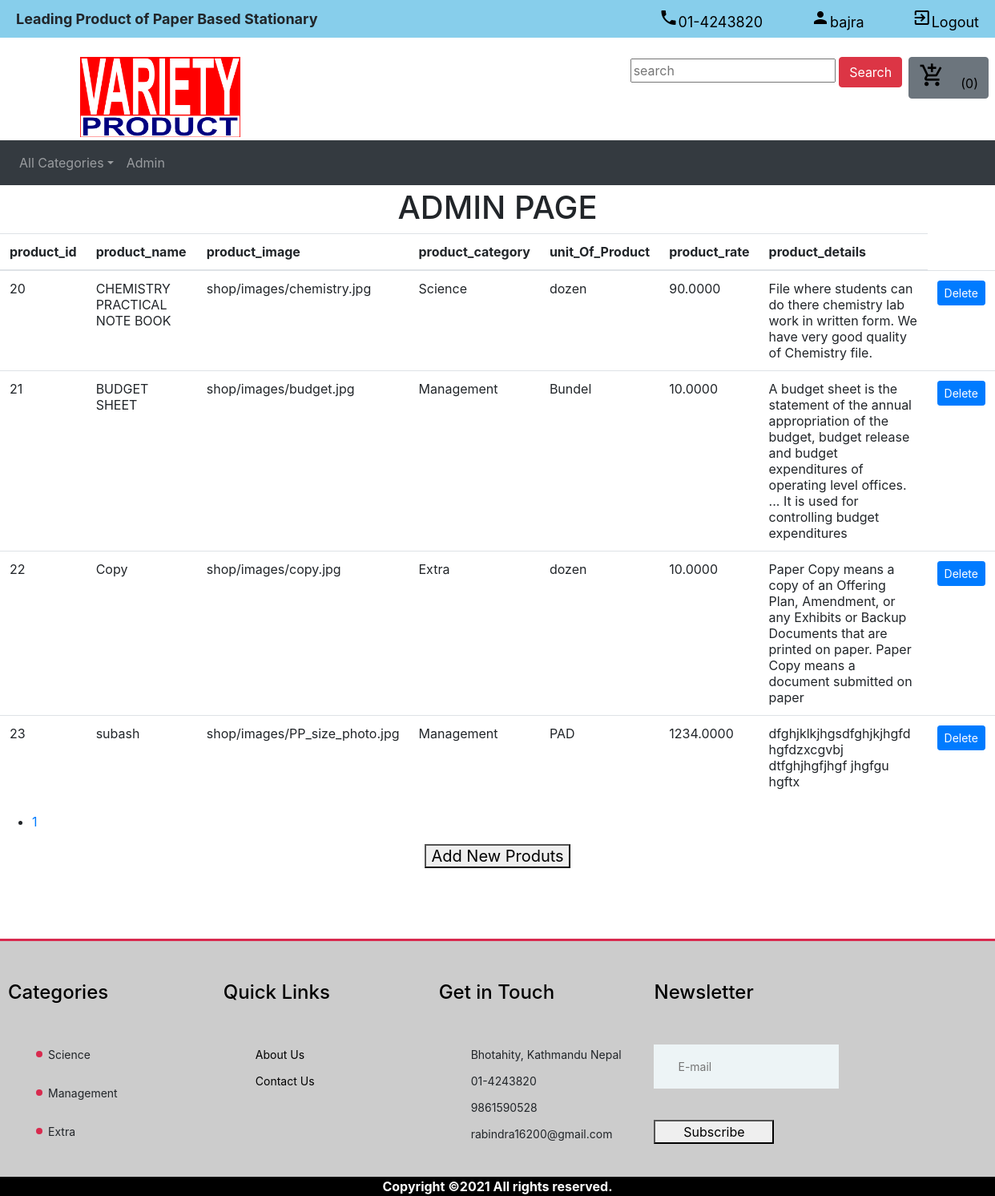
/product_list/ (signed in), run on the app's committed database.
### shop/models.py (models this page shows, shortened)
class Product(models.Model):
    product_id = models.AutoField(primary_key=True)
    product_name = models.CharField(max_length=100)
    product_image = models.ImageField(upload_to="shop/images", default="")
    product_category = models.CharField(max_length=50)
    unit_Of_Product = models.CharField(max_length=25)
    product_rate = models.DecimalField(decimal_places=4, max_digits=50)
    product_details = models.TextField()

### shop/views.py (the view)
# urls.py: path("product_list/", views.product_list, name="product_list"),
def product_list(request):
    product_list = Product.objects.all()
    paginator = Paginator(product_list, 5)
    try:
        page = int(request.GET.get('page', '1'))
    except:
        page = 1
    try:
        products = paginator.page(page)
    except(EmptyPage, InvalidPade):
        products = paginator.page(paginator.num_pages)
    return render(request, "main/product_list.html", {"products": products})

### shop/templates/main/product_list.html (shortened to what this page needs)
{% extends 'main/header.html' %}
{% block content %}
{% load static %}
<h1 align="center">ADMIN PAGE</h1>
<table class="table table-hover">
<thead>
	<tr>
		<th scope="col">product_id</th>
		<th scope="col">product_name</th>
		<th scope="col">product_image</th>
		<th scope="col">product_category </th>
        <th scope="col">unit_Of_Product</th>
        <th scope="col">product_rate</th>
        <th scope="col">product_details</th>
	</tr>
</thead>
<tbody>
	{% for product in products %}
	<tr>
		<td>{{product.product_id}}</td>
		<td>{{product.product_name}}</td>
        <td>{{product.product_image}}</td>
        <td>{{product.product_category}}</td>
        <td>{{product.unit_Of_Product}}</td>
        <td>{{product.product_rate}}</td>
        <td>{{product.product_details}}</td>
		<td>
			<form method="POST" action="{% url 'main:delete_product' product.pk%}">
		    <button type="submit" class="btn btn-primary btn-sm">Delete</button>
			</form>
		</td>
	</tr>
	{% endfor %}
</tbody>
</table>
<div class="pagination">
	<ul>
		{% for pg in products.paginator.page_range %}
			{% if products.number == pg %}
				<li class="active"><a href="?page={{ pg }}" > {{ pg }}</a></li>
			{% else %}
				<li><a href="?page={{ pg }}" > {{ pg }}</a></li>
		{% endif %}
		{% endfor %}
	</ul>
</div>
<h5 align="center"><button><a href="/crud">Add New Produts</a></button></h5>
{% endblock %}

### shop/templates/main/header.html (shortened to what this page needs)
{% load static %}
<head>
    <link rel="stylesheet" href="https://stackpath.bootstrapcdn.com/bootstrap/4.2.1/css/bootstrap.min.css"
>
</head>
<body>
    <div class="blue">
        <b>Leading Product of Paper Based Stationary</b>
        <ul class="nav" >
              <li ><a><i class="material-icons left">local_phone</i>01-4243820</a></li>
              {% if user.is_authenticated %}
                  <li ><a  href="/account"><i class="material-icons left">person</i>{{user.username}}</a></li>
                  <li ><a href="/logout"><i class="material-icons right">exit_to_app</i>Logout</a></li>
              {% else %}
                  <li ><a href="/login"><i class="material-icons left">exit_to_app</i>Login</a></li>
                  <li><a href="/register"><i class="material-icons left">exit_to_app</i> Register</a></li>
              {% endif %}
        </ul>
    </div>
  <br>
    <div >
        <a href="/" style="float:left; padding-left: 100px;"><img src="{% static 'logo.jpg' %}" alt="logo" height="100pt" width="200pt" ></a>
        <button type="button" class="btn btn-secondary mx-2" id="popcart" data-container="body" data-toggle="popover"
                data-placement="bottom" data-html="true" data-content="Vivamussagittis lacus vel augue laoreet rutrum faucibus."
                style="float:right;">
            {% if user.is_authenticated  %}
                <a  href="/cart"><i class="material-icons right" style="padding-right:20px; font-size: 2rem; ">add_shopping_cart</i>(<span id="cart">0</span>)</a>
                {% else %}
                <a  href="/login"><i class="material-icons right" style="padding-right:20px; font-size: 2rem; ">add_shopping_cart</i>(<span id="cart">0</span>)</a>
            {% endif %}
        </button>
        <form class="search-bar" style="float:right;" method="get" action="">
            <input type="text" name="q" placeholder="search" value="{{query}}" >
            <button class="btn btn-danger" type="submit">Search</button>
        </form>
    </div>
    <br>
    <nav class="navbar navbar-expand-lg navbar-dark bg-dark my-1">
        <div class="collapse navbar-collapse" id="navbarSupportedContent">
            <ul class="navbar-nav mr-auto">
                <li class="nav-item dropdown">
                    <a class="nav-link dropdown-toggle" href="#" id="navbarDropdown" role="button" data-toggle="dropdown"
                       aria-haspopup="true" aria-expanded="false">All Categories</a>
                </li>
                {% if user.is_authenticated %}
                    <li class="nav-item">
                        <a class="nav-link" href="/product_list">Admin</a>
                    </li>
                {% endif %}
            </ul>
        </div>
    </nav>
  {% block content %}
  {% endblock %}
<div style="padding-top:80px;">
    <footer class="footer-section ">
        <div class="footer-top">
            <div class="footer-warp">
                <div class="row">
                    <div class="widget-item">
                        <h4>Categories</h4>
                        <ul class="contact-list">
                            <li>Science</li>
                            <li>Management</li>
                            <li>Extra</li>
                        </ul>
                    </div>
                    <div class="widget-item">
                        <h4>Quick Links</h4>
                        <ul>
                            <li><a href="/about">About Us</a></li>
                            <li><a href="/contact">Contact Us</a></li>
                        </ul>
                    </div>
                    <div class="widget-item">
                        <h4>Get in Touch</h4>
                        <ul>
                            <li>Bhotahity, Kathmandu Nepal</li>
                            <li>01-4243820</li>
                            <li>9861590528</li>
                            <li> rabindra16200@gmail.com</li>
                        </ul>
                    </div>
                    <div class="widget-item">
                        <h4>Newsletter</h4>
                        <form class="footer-newslatter">
                            <input type="email" placeholder="E-mail">
                            <button class="site-btn">Subscribe</button>
                        </form>
                    </div>
                </div>
            </div>
        </div>
        <div>
            <div>
                <div style="color: white; text-align: center; background-color: black; ">
                    <b>Copyright &copy;<script>document.write(new Date().getFullYear());</script> All rights reserved. </b>
                </div>
            </div>
        </div>
    </footer>
</div>
</body>

### shop/templates/main/header.html (style rules this page uses)
button a { color:black; }
.blue { background-color:#87ceeb; padding: 10px 20px; font-size: large; }
.nav { float:right; }
.nav li, .nav a { color: black; text-decoration: none; padding-left: 30px; }
.nav li, .nav a { color: black; text-decoration: none; }
.footer-section { border-top: 3px solid #d82a4e; padding-top: 50px; background:#cccccc; }
.footer-warp { max-width: 1559px; padding: 0 25px; }
.widget-item { width: 22%; display: inline-block; }
.widget-item h4 { margin-bottom: 50px; }
.widget-item ul { list-style: none; padding-top: 2px; }
.widget-item ul li { margin-bottom: 12px; font-size: 14px; font-weight: 800 color: black; }
.widget-item ul li:last-child { margin-bottom: 0; }
.widget-item ul a { color: black; text-decoration: none; }
.widget-item ul.contact-list li { margin-bottom: 27px; position: relative; padding-left: 10px; padding-top: 0px; }
.widget-item ul.contact-list li:last-child { margin-bottom: 0; }
.widget-item ul.contact-list li:after { position: absolute; content: ""; width: 8px; height: 8px; left: -5px; top: 6px; border-radius: 50%; background: #d82a4e; }
.footer-newslatter { padding-right: 38px; }
.footer-newslatter input[type=email] { height: 55px; width: 100%; padding: 0 30px; margin-bottom: 39px; float: left; border: none; font-size: 14px; background: #edf4f6; }
.footer-newslatter .site-btn { min-width: 150px; margin-bottom: 25px; }
.widget-item h4 { color: black; }

### data on the page
Product: product_id "20", product_name "CHEMISTRY PRACTICAL NOTE BOOK", product_image "shop/images/chemistry.jpg", product_category "Science", unit_Of_Product "dozen", product_rate "90.0000", product_details "File where students can do there chemistry lab work in written form. We have very good quality of Chemistry file."
Product: product_id "21", product_name "BUDGET SHEET", product_image "shop/images/budget.jpg", product_category "Management", unit_Of_Product "Bundel", product_rate "10.0000", product_details "A budget sheet is the statement of the annual appropriation of the budget, budget release and budget expenditures of operating level offices. ... It is used for controlling budget expenditures"
Product: product_id "22", product_name "Copy", product_image "shop/images/copy.jpg", product_category "Extra", unit_Of_Product "dozen", product_rate "10.0000", product_details "Paper Copy means a copy of an Offering Plan, Amendment, or any Exhibits or Backup Documents that are printed on paper. Paper Copy means a document submitted on paper"
Product: product_id "23", product_name "subash", product_image "shop/images/PP_size_photo.jpg", product_category "Management", unit_Of_Product "PAD", product_rate "1234.0000", product_details "dfghjklkjhgsdfghjkjhgfd hgfdzxcgvbj dtfghjhgfjhgf jhgfgu hgftx"

### other printed values
{{ user.username }} "bajra"
{{ pg }} "1"
